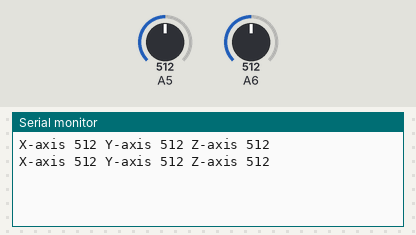
The sketch below on a simulated Arduino Uno, built with avr-gcc and run on an emulated ATmega328P. On the bench: the last lines printed to the serial monitor. The test bench sets the inputs (shaded band); at power-on: A5 = 512, A6 = 512.

Above: at 1.8 s.
1.9 s: A5 set to 716
At 2.8 s:
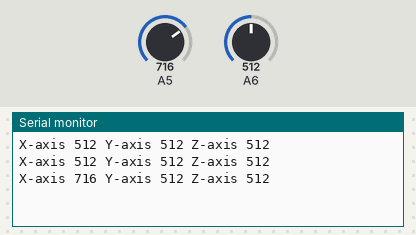
3.4 s: A6 set to 716
At 4.7 s:
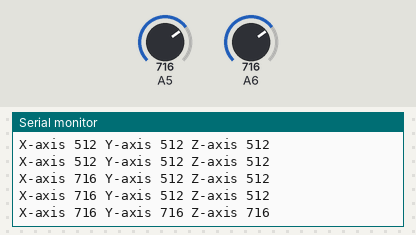
4.9 s: A5 set to 900
At 5.7 s:
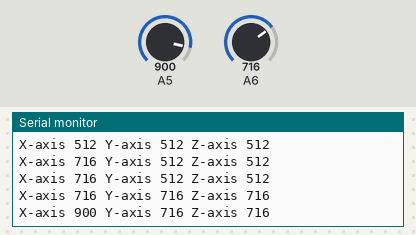
6.4 s: A6 set to 900
At 7.3 s:
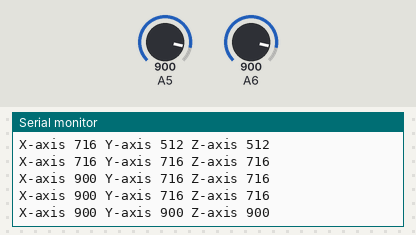
Timing chart, 0 to 8.9 s (numbered marks = the images above; inputs shaded):
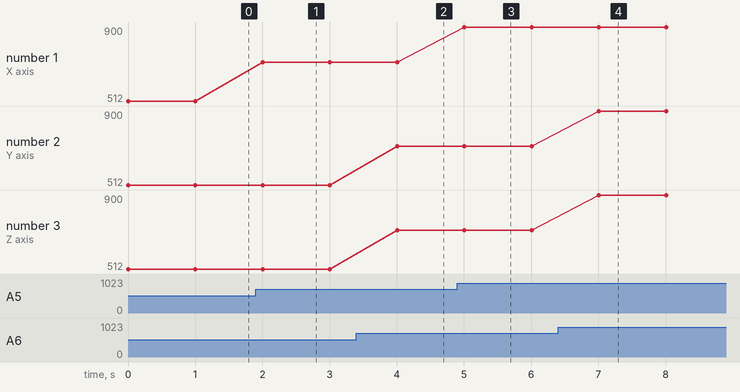

The sketch:

EXP_21.ino
```cpp
#include<avr/io.h>
#include<util/delay.h>
#define checkbit(x,y)((x)&(y))
#define bitn(p)(0x01<<(p))
int main(void)
{
  int xval,yval,zval;
  Serial.begin(2000000);

  while(1)
{
  ADMUX =0x45;
  ADCSRA =0xC7;
  while(checkbit(ADCSRA,bitn(ADSC)));
  xval =ADCW;
  Serial.print("X-axis ");
  Serial.print(xval);
  ADMUX =0x46;
  ADCSRA =0xC7;
  while(checkbit(ADCSRA,bitn(ADSC)));
  yval =ADCW;
  Serial.print(" Y-axis ");
  Serial.print(yval);
  while(checkbit(ADCSRA,bitn(ADSC)));
  zval =ADCW;
  Serial.print(" Z-axis ");
  Serial.println(zval);
  _delay_ms(1000);
 }
}
```

Measured:
- after the input at 1.9 s, the serial monitor: prints a new line after 0.10 s (image 1)
- after the input at 3.4 s, the serial monitor: prints a new line after 0.60 s (image 2)
- after the input at 4.9 s, the serial monitor: prints a new line after 0.10 s (image 3)
- after the input at 6.4 s, the serial monitor: prints a new line after 0.61 s (image 4)
- plotted number 1: 512 → 716 after the input at 1.9 s, 716 → 900 after the input at 4.9 s
